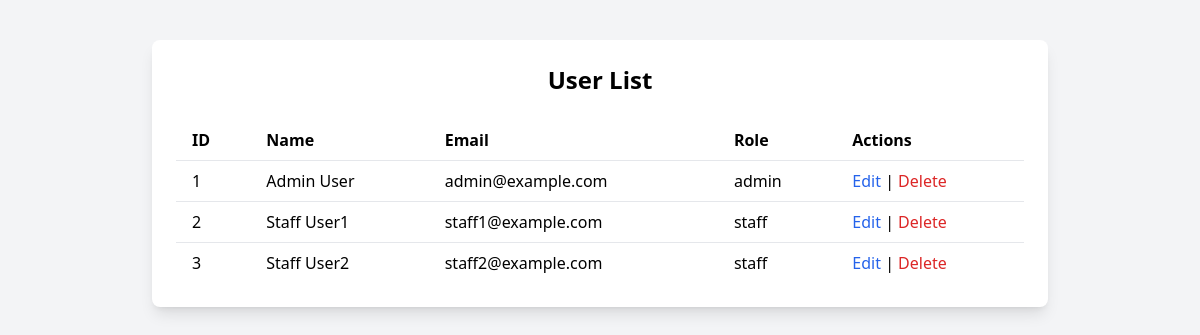
/pages/users/view_users.php, run on the app's committed database.
### tables this page shows
CREATE TABLE users (
    id INT AUTO_INCREMENT PRIMARY KEY,
    name VARCHAR(255) NOT NULL,
    email VARCHAR(255) UNIQUE NOT NULL,
    password VARCHAR(255) NOT NULL,
    role ENUM('admin', 'staff') DEFAULT 'staff',
    created_at TIMESTAMP DEFAULT CURRENT_TIMESTAMP
);

### pages/users/view_users.php (the view, shortened to what this page needs)
<?php
$host = 'localhost';
$user = 'root';
$password = '';
$dbname = 'lab_automation';
$conn = mysqli_connect($host, $user, $password, $dbname);
$query = "SELECT * FROM users";
$result = mysqli_query($conn, $query);
?>
<!DOCTYPE html>
<html lang="en">
<head>
    <script src="https://cdn.tailwindcss.com"></script>
</head>
<body class="bg-gray-100">
<div class="max-w-4xl mx-auto p-6 bg-white rounded-lg shadow-lg mt-10">
    <h1 class="text-2xl font-bold text-center mb-6">User List</h1>
    <table class="min-w-full table-auto">
        <thead>
            <tr>
                <th class="px-4 py-2 text-left">ID</th>
                <th class="px-4 py-2 text-left">Name</th>
                <th class="px-4 py-2 text-left">Email</th>
                <th class="px-4 py-2 text-left">Role</th>
                <th class="px-4 py-2 text-left">Actions</th>
            </tr>
        </thead>
        <tbody>
            <?php while ($user = mysqli_fetch_assoc($result)) { ?>
                <tr class="border-t">
                    <td class="px-4 py-2"><?php echo $user['id']; ?></td>
                    <td class="px-4 py-2"><?php echo $user['name']; ?></td>
                    <td class="px-4 py-2"><?php echo $user['email']; ?></td>
                    <td class="px-4 py-2"><?php echo $user['role']; ?></td>
                    <td class="px-4 py-2">
                        <a href="edit_user.php?id=<?php echo $user['id']; ?>" class="text-blue-600 hover:underline">Edit</a> |
                        <a href="delete_user.php?id=<?php echo $user['id']; ?>" class="text-red-600 hover:underline">Delete</a>
                    </td>
                </tr>
            <?php } ?>
        </tbody>
    </table>
</div>
</body>
</html>

### data on the page
users: id "1", name "Admin User", email "admin@example.com", role "admin"
users: id "2", name "Staff User1", email "staff1@example.com", role "staff"
users: id "3", name "Staff User2", email "staff2@example.com", role "staff"
